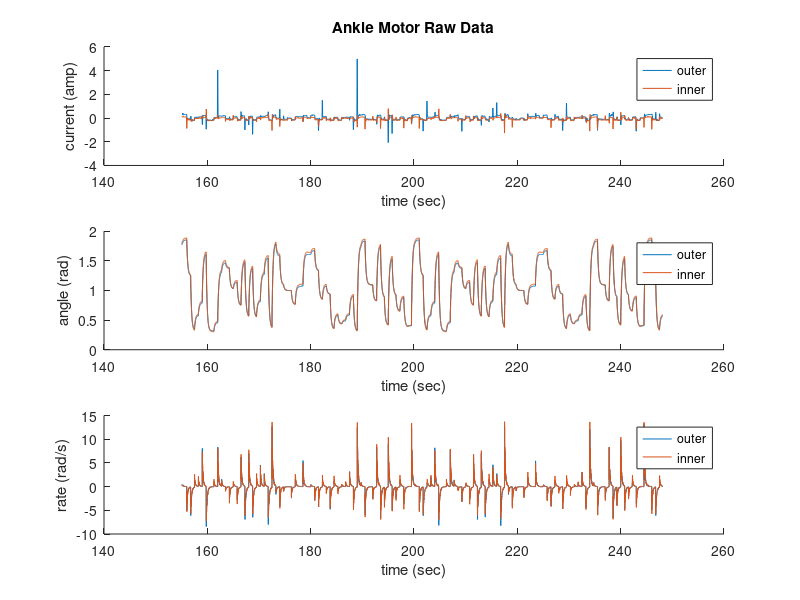
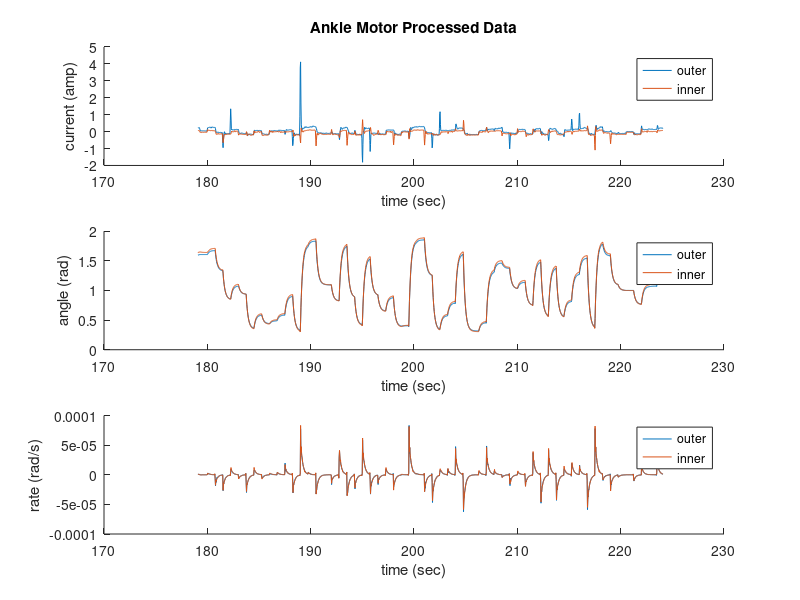

Reproduce these figures in MATLAB, in order. (Note: this script raises an error after producing the figures.)
% Ranger ankle motor parameter identification experiment
% Matthew Kelly
% July 28, 2015
%
% Procedure:
% - robot is hanging from the ceiling
% - every 0.75 seconds a new random target angle command is sent to the
% tracking controller for each ankle.
% - commands are from a uniform distribution [0.2, 2.0], the usable range
% of the ankle joints
% - Data was logged for both ankles.
%

% Read data from the log file
DATA = dlmread('DataLog.txt','\t');
ID = DATA(:,1);
% VALUE = DATA(:,2);
% TIMESTAMP = DATA(:,3);

% Convert to seconds:
DATA(:,3) = DATA(:,3)/1000;

%% Extract only the useful data
ID_u0 = 35;   %outer ankle current
ID_q0 = 37;   %outer ankle angle
ID_dq0 = 59;  %outer ankle rate
ID_u1 = 62;  %inner ankle current
ID_q1 = 65;  %inner ankle angle
ID_dq1 = 87;  %inner ankle rate

u0_raw = DATA(ID==ID_u0, [3,2]);
q0_raw = DATA(ID==ID_q0, [3,2]);
dq0_raw = DATA(ID==ID_dq0, [3,2]);
u1_raw = DATA(ID==ID_u1, [3,2]);
q1_raw = DATA(ID==ID_q1, [3,2]);
dq1_raw = DATA(ID==ID_dq1, [3,2]);

% Remove duplicate enteries:
idxRm = diff(u0_raw(:,1))==0; u0 = u0_raw(~idxRm,:);
idxRm = diff(u1_raw(:,1))==0; u1 = u1_raw(~idxRm,:);
idxRm = diff(q0_raw(:,1))==0; q0 = q0_raw(~idxRm,:);
idxRm = diff(q1_raw(:,1))==0; q1 = q1_raw(~idxRm,:);
idxRm = diff(dq0_raw(:,1))==0; dq0 = dq0_raw(~idxRm,:);
idxRm = diff(dq1_raw(:,1))==0; dq1 = dq1_raw(~idxRm,:);

%% Plot the raw data
figure(1); clf;

subplot(3,1,1); hold on;
plot(u0(:,1),u0(:,2))
plot(u1(:,1),u1(:,2))
legend('outer','inner')
title('Ankle Motor Raw Data')
xlabel('time (sec)')
ylabel('current (amp)')

subplot(3,1,2); hold on;
plot(q0(:,1),q0(:,2))
plot(q1(:,1),q1(:,2))
legend('outer','inner')
xlabel('time (sec)')
ylabel('angle (rad)')

subplot(3,1,3); hold on;
plot(dq0(:,1),dq0(:,2))
plot(dq1(:,1),dq1(:,2))
legend('outer','inner')
xlabel('time (sec)')
ylabel('rate (rad/s)')



%% Uniformly sample the data for filtering

% Find the maximum viable time window:
t0 = max([min(u0(:,1)),min(u1(:,1)),min(q0(:,1)),min(q1(:,1))]);
tF = min([max(u0(:,1)),max(u1(:,1)),max(q0(:,1)),max(q1(:,1))]);
dt = mean([diff(u0(:,1));diff(u1(:,1));diff(q0(:,1));diff(q1(:,1))]);
DT = dt/4; %Oversample to catch more peaks.
t = (t0:DT:tF)';

% Linear interpolate to a uniform grid:
U0 = interp1(u0(:,1), u0(:,2), t);
U1 = interp1(u1(:,1), u1(:,2), t);
Q0 = interp1(q0(:,1), q0(:,2), t);
Q1 = interp1(q1(:,1), q1(:,2), t);

% Create a butterworth smoothing filter
freqCutoff = 15;  %Filter cut-off frequency
freqSample = 1/DT;  %Interpolated data sample frequency
wn = freqCutoff/(0.5*freqSample);
[B, A] = butter(4,wn);

% Smooth the data:
U0 = filtfilt(B, A, U0);
U1 = filtfilt(B, A, U1);
Q0 = filtfilt(B, A, Q0);
Q1 = filtfilt(B, A, Q1);

%% Numerical differentiation to find the rate based on smoothed angle
centerDiff = @(x)( 0.5*diff(x(2:end)) + 0.5*diff(x(1:(end-1))) );
centerVal = @(t)( t(2:(end-1)) );

T = centerVal(centerVal(t));
U0 = centerVal(centerVal(U0));
U1 = centerVal(centerVal(U1));
dQ0 = DT*centerDiff(Q0);
dQ1 = DT*centerDiff(Q1);
ddQ0 = DT*centerDiff(dQ0);
ddQ1 = DT*centerDiff(dQ1);
Q0 = centerVal(centerVal(Q0));
Q1 = centerVal(centerVal(Q1));
dQ0 = centerVal(dQ0);
dQ1 = centerVal(dQ1);


%% Sample the data at twice the smoothing cutoff frequency:

InputPeriod = 0.75*60;   %Full period of the random motor commands
t0 = mean(T) - 0.5*InputPeriod;
tF = t0 + InputPeriod;
dt = 1/(2*freqCutoff);

t = (t0:dt:tF)';

u0 = interp1(T,U0,t,'pchip');
u1 = interp1(T,U1,t,'pchip');
q0 = interp1(T,Q0,t,'pchip');
q1 = interp1(T,Q1,t,'pchip');
dq0 = interp1(T,dQ0,t,'pchip');
dq1 = interp1(T,dQ1,t,'pchip');


%% Plot the nice smooth data for analysis
figure(2); clf;

subplot(3,1,1); hold on;
plot(t,u0)
plot(t,u1)
legend('outer','inner')
title('Ankle Motor Processed Data')
xlabel('time (sec)')
ylabel('current (amp)')

subplot(3,1,2); hold on;
plot(t,q0)
plot(t,q1)
legend('outer','inner')
xlabel('time (sec)')
ylabel('angle (rad)')

subplot(3,1,3); hold on;
plot(t,dq0)
plot(t,dq1)
legend('outer','inner')
xlabel('time (sec)')
ylabel('rate (rad/s)')

%% Run non-linear least squares to fit a motor model:

MotorModel = fitMotorModel(t,u0,q0,dq0,ddq0,u1,q1,dq1,ddq1);

